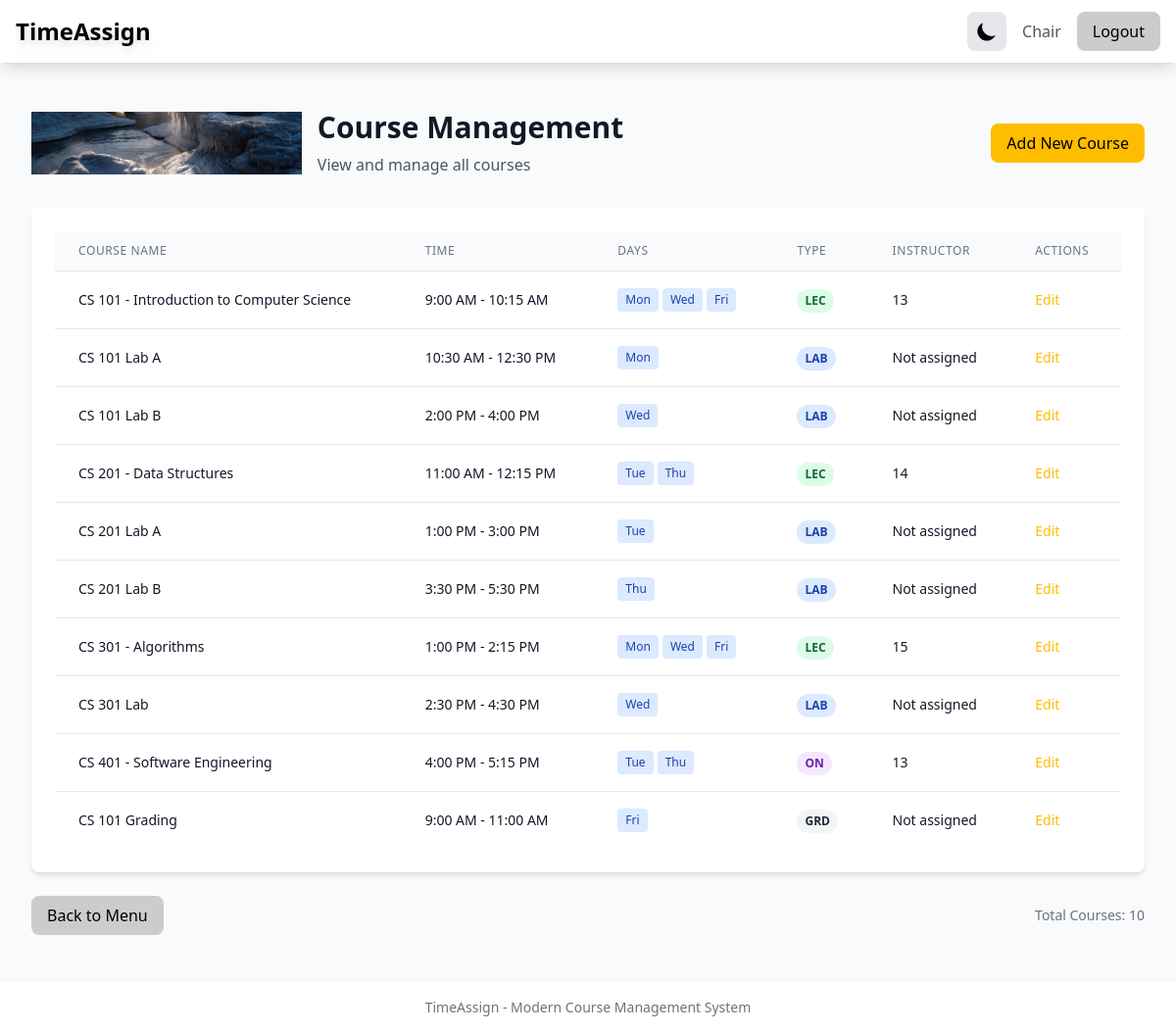
/viewCourse/ (signed in), run on the app's committed database.
### ta_app/models.py (models this page shows, shortened)
class Course(models.Model):
    LECTURE = 'LEC'
    LAB = 'LAB'
    ONLINE = 'ON'
    GRADING = 'GRD'
    typesOfCourses = [
        (LECTURE, 'Lecture'),
        (LAB, 'Lab'),
        (ONLINE, 'Online'),
        (GRADING, 'Grading'),
    ]
    course_name = models.CharField(max_length=100)
    start_time = models.TimeField()
    end_time = models.TimeField()
    mon_flag = models.BooleanField(default=False)
    tues_flag = models.BooleanField(default=False)
    wed_flag = models.BooleanField(default=False)
    thurs_flag = models.BooleanField(default=False)
    fri_flag = models.BooleanField(default=False)
    sat_flag = models.BooleanField(default=False)
    coursetype = models.CharField(max_length=3, choices=typesOfCourses, default=LECTURE)
    lectureid = models.IntegerField(null=True, blank=True, default=0) #default to 0 if its a lecture, stores lecture id if its a lab
    ta = models.IntegerField(null=True, blank=True, default=0) #TODO do we still want this field? I could see it getting confusing
    ta1 = models.IntegerField(null=True, blank=True, default=0)
    ta2 = models.IntegerField(null=True, blank=True, default=0)
    ta3 = models.IntegerField(null=True, blank=True, default=0)
    ta4 = models.IntegerField(null=True, blank=True, default=0)
    instructor = models.IntegerField(null=True, blank=True, default=0)  # we allow nulls here, because maybe these things are not assigned yet.

### ta_app/views.py (the view, shortened to what this page needs)
# urls.py: path("viewCourse/", views.viewCourses.as_view()),
class viewCourses(View):
    def get(self, request):
        try:
            currentUserType = request.session["userType"]
            if currentUserType != "chair":
                return redirect('/logout')
        except KeyError:
            return redirect('/logout')
        courses = Course.objects.all()
        return render(request, 'main/viewCourse.html', {'courses': courses})

### templates/main/viewCourse.html (shortened to what this page needs)
{% extends "base.html" %}
{% block content %}
<div class="py-6">
    <header class="mb-8">
        <div class="flex items-center justify-between">
            <div class="flex items-center">
                <img src="/static/8.png" alt="University Logo" class="h-16 mr-4">
                <div>
                    <h1 class="text-3xl font-bold text-gray-900 dark:text-white">Course Management</h1>
                    <p class="mt-2 text-gray-600 dark:text-gray-400">View and manage all courses</p>
                </div>
            </div>
            <a href="/addCourse/" class="btn-primary">Add New Course</a>
        </div>
    </header>
    <div class="card">
        <div class="overflow-x-auto">
            <table class="min-w-full divide-y divide-gray-200 dark:divide-gray-700">
                <thead class="bg-gray-50 dark:bg-gray-800">
                    <tr>
                        <th class="px-6 py-3 text-left text-xs font-medium text-gray-500 dark:text-gray-300 uppercase tracking-wider">
                            Course Name
                        </th>
                        <th class="px-6 py-3 text-left text-xs font-medium text-gray-500 dark:text-gray-300 uppercase tracking-wider">
                            Time
                        </th>
                        <th class="px-6 py-3 text-left text-xs font-medium text-gray-500 dark:text-gray-300 uppercase tracking-wider">
                            Days
                        </th>
                        <th class="px-6 py-3 text-left text-xs font-medium text-gray-500 dark:text-gray-300 uppercase tracking-wider">
                            Type
                        </th>
                        <th class="px-6 py-3 text-left text-xs font-medium text-gray-500 dark:text-gray-300 uppercase tracking-wider">
                            Instructor
                        </th>
                        <th class="px-6 py-3 text-left text-xs font-medium text-gray-500 dark:text-gray-300 uppercase tracking-wider">
                            Actions
                        </th>
                    </tr>
                </thead>
                <tbody class="bg-white dark:bg-gray-900 divide-y divide-gray-200 dark:divide-gray-700">
                    {% for course in courses %}
                    <tr class="hover:bg-gray-50 dark:hover:bg-gray-800 transition-colors">
                        <td class="px-6 py-4 whitespace-nowrap">
                            <div class="text-sm font-medium text-gray-900 dark:text-white">
                                {{ course.course_name }}
                            </div>
                        </td>
                        <td class="px-6 py-4 whitespace-nowrap">
                            <div class="text-sm text-gray-900 dark:text-white">
                                {{ course.start_time|time:"g:i A" }} - {{ course.end_time|time:"g:i A" }}
                            </div>
                        </td>
                        <td class="px-6 py-4 whitespace-nowrap">
                            <div class="flex flex-wrap gap-1">
                                {% if course.mon_flag %}<span class="px-2 py-1 text-xs bg-blue-100 text-blue-800 dark:bg-blue-900 dark:text-blue-200 rounded">Mon</span>{% endif %}
                                {% if course.tues_flag %}<span class="px-2 py-1 text-xs bg-blue-100 text-blue-800 dark:bg-blue-900 dark:text-blue-200 rounded">Tue</span>{% endif %}
                                {% if course.wed_flag %}<span class="px-2 py-1 text-xs bg-blue-100 text-blue-800 dark:bg-blue-900 dark:text-blue-200 rounded">Wed</span>{% endif %}
                                {% if course.thurs_flag %}<span class="px-2 py-1 text-xs bg-blue-100 text-blue-800 dark:bg-blue-900 dark:text-blue-200 rounded">Thu</span>{% endif %}
                                {% if course.fri_flag %}<span class="px-2 py-1 text-xs bg-blue-100 text-blue-800 dark:bg-blue-900 dark:text-blue-200 rounded">Fri</span>{% endif %}
                            </div>
                        </td>
                        <td class="px-6 py-4 whitespace-nowrap">
                            <span class="inline-flex px-2 py-1 text-xs font-semibold rounded-full
                                {% if course.coursetype == 'LEC' %}bg-green-100 text-green-800 dark:bg-green-900 dark:text-green-200
                                {% elif course.coursetype == 'LAB' %}bg-blue-100 text-blue-800 dark:bg-blue-900 dark:text-blue-200
                                {% elif course.coursetype == 'ON' %}bg-purple-100 text-purple-800 dark:bg-purple-900 dark:text-purple-200
                                {% else %}bg-gray-100 text-gray-800 dark:bg-gray-900 dark:text-gray-200{% endif %}">
                                {{ course.coursetype }}
                            </span>
                        </td>
                        <td class="px-6 py-4 whitespace-nowrap text-sm text-gray-900 dark:text-white">
                            {{ course.instructor|default:"Not assigned" }}
                        </td>
                        <td class="px-6 py-4 whitespace-nowrap text-sm font-medium">
                            <a href="/editCourse/?Edit%20Course={{ course.course_name }}"
                               class="text-uwm-gold hover:text-uwm-gold/80">
                                Edit
                            </a>
                        </td>
                    </tr>
                    {% empty %}
                    <tr>
                        <td colspan="6" class="px-6 py-4 text-center text-gray-500 dark:text-gray-400">
                            No courses found
                        </td>
                    </tr>
                    {% endfor %}
                </tbody>
            </table>
        </div>
    </div>
    <div class="mt-6 flex justify-between items-center">
        <a href="/menu/" class="btn-secondary">Back to Menu</a>
        <div class="text-sm text-gray-500 dark:text-gray-400">
            Total Courses: {{ courses|length }}
        </div>
    </div>
</div>
{% endblock %}

### templates/base.html (style rules this page uses)
.btn-primary { @apply bg-uwm-gold text-black px-4 py-2 rounded-lg hover:brightness-90 transition-all; }
.btn-secondary { @apply bg-uwm-gray text-black px-4 py-2 rounded-lg hover:brightness-90 transition-all dark:text-white; }
.card { @apply bg-white rounded-lg shadow-md p-6 dark:bg-gray-800 dark:text-white transition-colors; }

### data on the page
Course: course_name "CS 101 - Introduction to Computer Science", start_time "9:00 AM", end_time "10:15 AM", mon_flag "Mon", wed_flag "Wed", fri_flag "Fri", coursetype "LEC", instructor "13"
Course: course_name "CS 101 Lab A", start_time "10:30 AM", end_time "12:30 PM", mon_flag "Mon", coursetype "LAB", instructor "Not assigned"
Course: course_name "CS 101 Lab B", start_time "2:00 PM", end_time "4:00 PM", wed_flag "Wed", coursetype "LAB", instructor "Not assigned"
Course: course_name "CS 201 - Data Structures", start_time "11:00 AM", end_time "12:15 PM", tues_flag "Tue", thurs_flag "Thu", coursetype "LEC", instructor "14"
Course: course_name "CS 201 Lab A", start_time "1:00 PM", end_time "3:00 PM", tues_flag "Tue", coursetype "LAB", instructor "Not assigned"
Course: course_name "CS 201 Lab B", start_time "3:30 PM", end_time "5:30 PM", thurs_flag "Thu", coursetype "LAB", instructor "Not assigned"
Course: course_name "CS 301 - Algorithms", start_time "1:00 PM", end_time "2:15 PM", mon_flag "Mon", wed_flag "Wed", fri_flag "Fri", coursetype "LEC", instructor "15"
Course: course_name "CS 301 Lab", start_time "2:30 PM", end_time "4:30 PM", wed_flag "Wed", coursetype "LAB", instructor "Not assigned"
Course: course_name "CS 401 - Software Engineering", start_time "4:00 PM", end_time "5:15 PM", tues_flag "Tue", thurs_flag "Thu", coursetype "ON", instructor "13"
Course: course_name "CS 101 Grading", start_time "9:00 AM", end_time "11:00 AM", fri_flag "Fri", coursetype "GRD", instructor "Not assigned"

### other printed values
{{ request.session.userType|title }} "Chair"
{{ courses|length }} "10"
